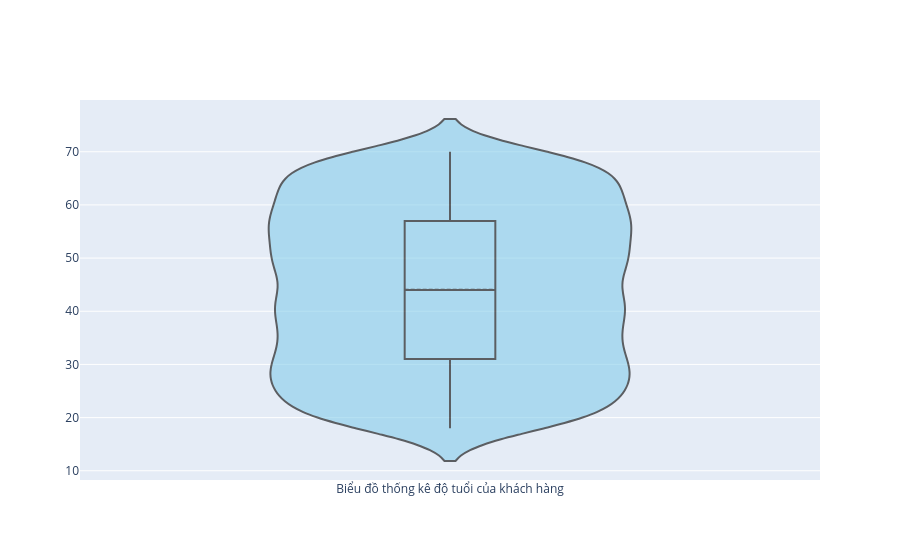
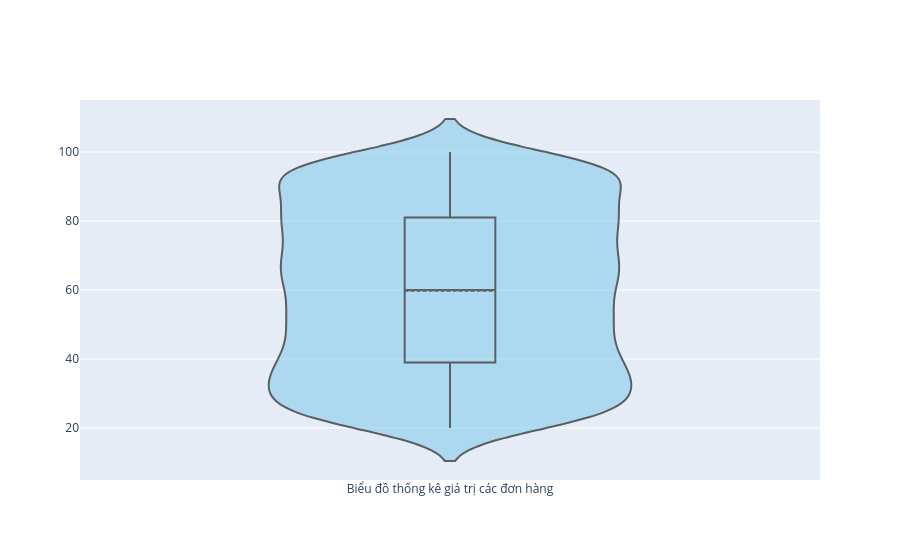

Here is the notebook cell these charts were saved with, in order:
### Code cell
season1=go.Figure(data=go.Violin(y=df['Age'],box_visible=True,line_color='black',
                                 meanline_visible=True,fillcolor='skyblue',opacity=0.6,
                                 x0='Biểu đồ thống kê độ tuổi của khách hàng'))
season1.update_layout(yaxis_zeroline=False)
season1.show()
season2=go.Figure(data=go.Violin(y=df['Purchase Amount (USD)'],box_visible=True,line_color='black',
                                 meanline_visible=True,fillcolor='skyblue',opacity=0.6,
                                 x0='Biểu đồ thống kê giá trị các đơn hàng'))
season1.update_layout(yaxis_zeroline=False)
season2.show()

### Figure 1 — Plotly figure (JSON) as saved in the notebook; plotly's stock layout.template omitted (floating-point values rounded to 4 significant figures; data arrays with more than 128 entries replaced by an {"elided": "..."} marker saying what was removed)
{"data": [{"box": {"visible": true}, "fillcolor": "skyblue", "line": {"color": "black"}, "meanline": {"visible": true}, "opacity": 0.6, "type": "violin", "x0": "Biểu đồ thống kê độ tuổi của khách hàng", "y": {"elided": "3900 int values"}}], "layout": {"yaxis": {"zeroline": false}}}

### Figure 2 — Plotly figure (JSON) as saved in the notebook; plotly's stock layout.template omitted (floating-point values rounded to 4 significant figures; data arrays with more than 128 entries replaced by an {"elided": "..."} marker saying what was removed)
{"data": [{"box": {"visible": true}, "fillcolor": "skyblue", "line": {"color": "black"}, "meanline": {"visible": true}, "opacity": 0.6, "type": "violin", "x0": "Biểu đồ thống kê giá trị các đơn hàng", "y": {"elided": "3900 int values"}}], "layout": {}}
